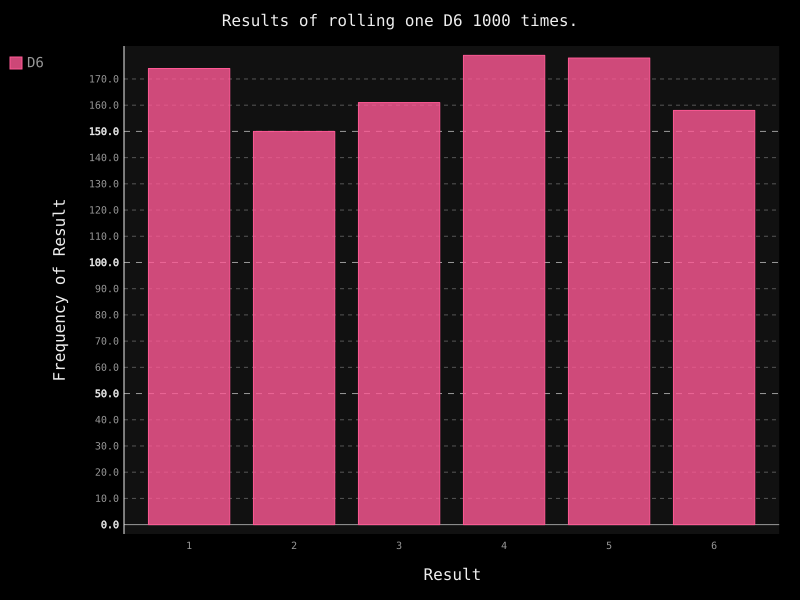

Python code for this plot:
## 
## die_visual.py
## @ianpasm(kno30826@gmail.com)
## 2018-03-21 10:21:41
## 
 
#!/usr/bin/env python3
# coding=utf-8

from die import Die
import pygal

die = Die()

results = []
for roll_num in range(1000):
    result = die.roll()
    results.append(result)

# analyze result
frequencies = []
for value in range(1,die.num_sides+1):
    frequency = results.count(value)
    frequencies.append(frequency)

# visulize results
hist = pygal.Bar()
hist.title = "Results of rolling one D6 1000 times."
hist.x_labels = ['1','2','3','4','5','6']
hist.x_title = "Result"
hist.y_title = "Frequency of Result"

hist.add('D6',frequencies)
hist.render_to_file('die_visual.svg')

#print(results)
